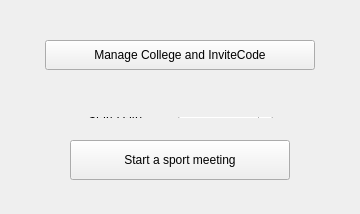
<?xml version="1.0" encoding="UTF-8"?>
<ui version="4.0">
 <class>MainWindow</class>
 <widget class="QMainWindow" name="MainWindow">
  <property name="geometry">
   <rect>
    <x>0</x>
    <y>0</y>
    <width>360</width>
    <height>214</height>
   </rect>
  </property>
  <property name="windowTitle">
   <string>Admin</string>
  </property>
  <widget class="QWidget" name="centralWidget">
   <widget class="QPushButton" name="pushButton_start">
    <property name="geometry">
     <rect>
      <x>70</x>
      <y>140</y>
      <width>220</width>
      <height>40</height>
     </rect>
    </property>
    <property name="text">
     <string>Start a sport meeting</string>
    </property>
   </widget>
   <widget class="QPushButton" name="pushButton_manage">
    <property name="geometry">
     <rect>
      <x>45</x>
      <y>40</y>
      <width>270</width>
      <height>30</height>
     </rect>
    </property>
    <property name="text">
     <string>Manage College and InviteCode</string>
    </property>
   </widget>
   <widget class="QWidget" name="">
    <property name="geometry">
     <rect>
      <x>77</x>
      <y>106</y>
      <width>207</width>
      <height>23</height>
     </rect>
    </property>
    <layout class="QHBoxLayout" name="horizontalLayout">
     <item>
      <widget class="QLabel" name="label">
       <property name="text">
        <string>Start Date:</string>
       </property>
      </widget>
     </item>
     <item>
      <widget class="QDateEdit" name="dateEdit">
       <property name="dateTime">
        <datetime>
         <hour>0</hour>
         <minute>0</minute>
         <second>0</second>
         <year>2018</year>
         <month>3</month>
         <day>1</day>
        </datetime>
       </property>
      </widget>
     </item>
    </layout>
   </widget>
  </widget>
 </widget>
 <layoutdefault spacing="6" margin="11"/>
 <resources/>
 <connections/>
</ui>
